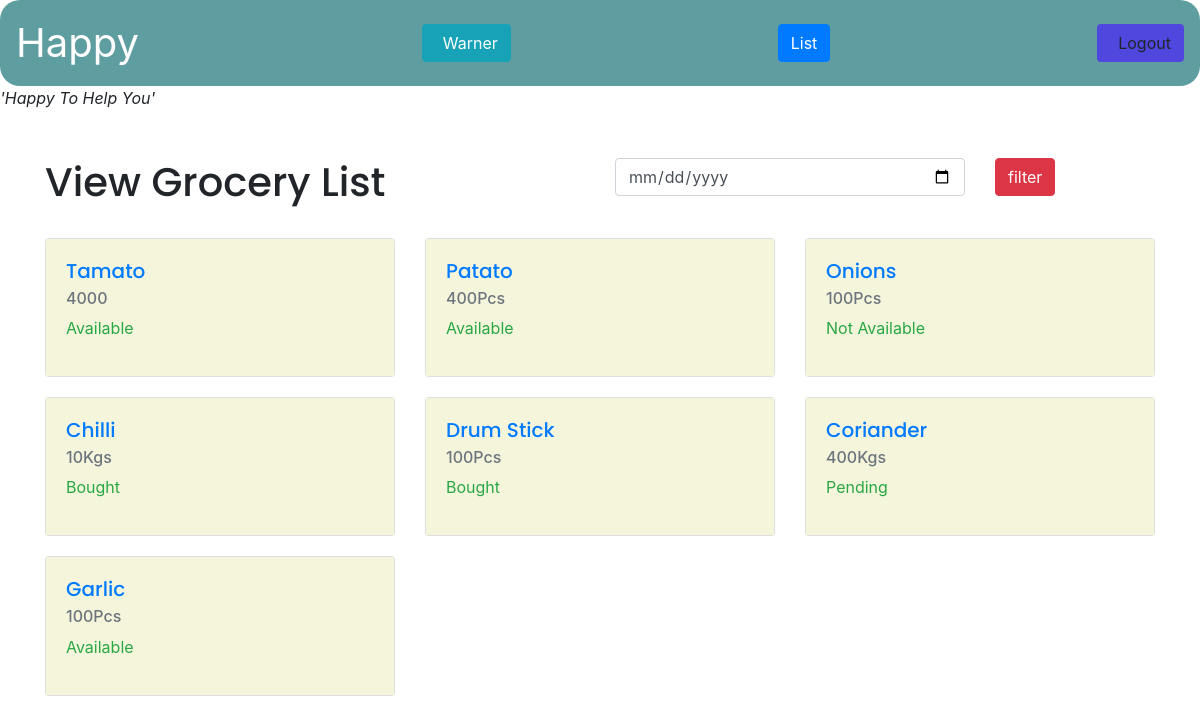
/ (signed in), run on the app's committed database.
### testapp/models.py (models this page shows)
class User_Model(models.Model):
    name = models.CharField(max_length=40)
    mobile = models.BigIntegerField()
    email = models.EmailField(max_length=50)
    password = models.CharField(max_length=18)
    address = models.CharField(max_length=200)

class Grocery_Item_Model(models.Model):
    item_name = models.CharField(max_length=200)
    item_status = models.CharField(max_length=200)
    item_quantity = models.CharField(max_length=200)
    date = models.DateField()

### testapp/views.py (the view)
# urls.py: 2. Add a URL to urlpatterns:  path('', views.home, name='home')
def home(request):
    items = Grocery_Item_Model.objects.all()
    try:
        usr = request.session['user']
        print(usr)
        user = User_Model.objects.get(email=usr)
    except:
        return render(request, 'index.html', {'all_item': items})
    return render(request, 'index.html', {'all_item': items, 'user':user})

### templates/index.html (shortened to what this page needs)
{% load static %}
<html>
<head>
    {% block style %}
        <link rel="stylesheet" href="https://maxcdn.bootstrapcdn.com/bootstrap/4.4.1/css/bootstrap.min.css">
        <link rel="stylesheet" href="{% static 'style.css' %}">
        <link rel="stylesheet" href="https://maxcdn.bootstrapcdn.com/bootstrap/4.3.1/css/bootstrap.min.css">
    {% endblock %}
</head>
<body>
<nav class="navbar navbar-inverse">
    <a class="navbar-brand" id="img" href="/home" style="font-size: 40px; color: white">Happy</a>
    {% if user is not None %}
        <div class="navbar-nav">
            <a class="btn btn-outline-white btn-rounded waves-effect btn-info" href="#"><i
                    class="fas fa-user pr-2" aria-hidden="true"></i>{{ user.name }}</a></div>
            <div><a href="#" class="btn btn-primary">List</a></div>
        <div class="navbar-nav"><a href="/logout" class="btn" style="background-color: #4D39E9D9"><i
                class="fas fa-lock pr-2" aria-hidden="true"></i>Logout</a></div>
    {% else %}
        <div class="navbar-nav">
            <a class="btn btn-outline-white btn-rounded waves-effect btn1" style="background-color: burlywood"
               href="/register">Register </a>
            <a href="/login" class="btn" style="background-color: #4D39E9D9">Login</a></div>
    {% endif %}
</nav>
<marquee><i>'Happy To Help You'</i></marquee>
{% block item_content %}
    <div class="container mt-5">
        <div class="row">
            <div class="col-lg-6">
                <h1>View Grocery List</h1>
            </div>
            <div class="col-lg-6 float-right">
                <div class="row">
                    <div class="col-lg-8" id="filter">
                        <input type="date" class="form-control">
                    </div>
                    <div class="col-lg-4">
                        <input type="submit" class="btn btn-danger" value="filter">
                    </div>
                </div>
            </div>
        </div>
        <div class="row mt-4">
            {% for items in all_item %}
                <div class="col-lg-4">
                    <div class="card">
                        <div class="item card-body"><a href="/item?item_id={{ items.id }}" id="items">
                            <h5 class="card-title">{{ items.item_name }}</h5>
                            <h6 class="card-subtitle mb-2 text-muted">{{ items.item_quantity }}</h6>
                            <p class="text-success">{{ items.item_status }}</p></a>
                        </div>
                    </div>
                </div><br><br>
            {% endfor %}
        </div>
    </div>
{% endblock %}
</body>
</html>

### testapp/static/style.css (style rules this page uses)
body { font-family: 'Poppins', sans-serif; font-weight: 300; background-color: beige; }
h1, h2, h3, h4, h5 { font-family: 'Poppins', sans-serif; font-weight: 700; }
nav { font-size: 30px; }
.navbar { border-radius: 20px; background: cadetblue; }
.card { margin-bottom: 20px; }
#items { text-decoration: none; }
.item { background: beige; }

### data on the page
User_Model: name "Warner"
Grocery_Item_Model: item_name "Tamato", item_quantity "4000", item_status "Available"
Grocery_Item_Model: item_name "Patato", item_quantity "400Pcs", item_status "Available"
Grocery_Item_Model: item_name "Onions", item_quantity "100Pcs", item_status "Not Available"
Grocery_Item_Model: item_name "Chilli", item_quantity "10Kgs", item_status "Bought"
Grocery_Item_Model: item_name "Drum Stick", item_quantity "100Pcs", item_status "Bought"
Grocery_Item_Model: item_name "Coriander", item_quantity "400Kgs", item_status "Pending"
Grocery_Item_Model: item_name "Garlic", item_quantity "100Pcs", item_status "Available"
